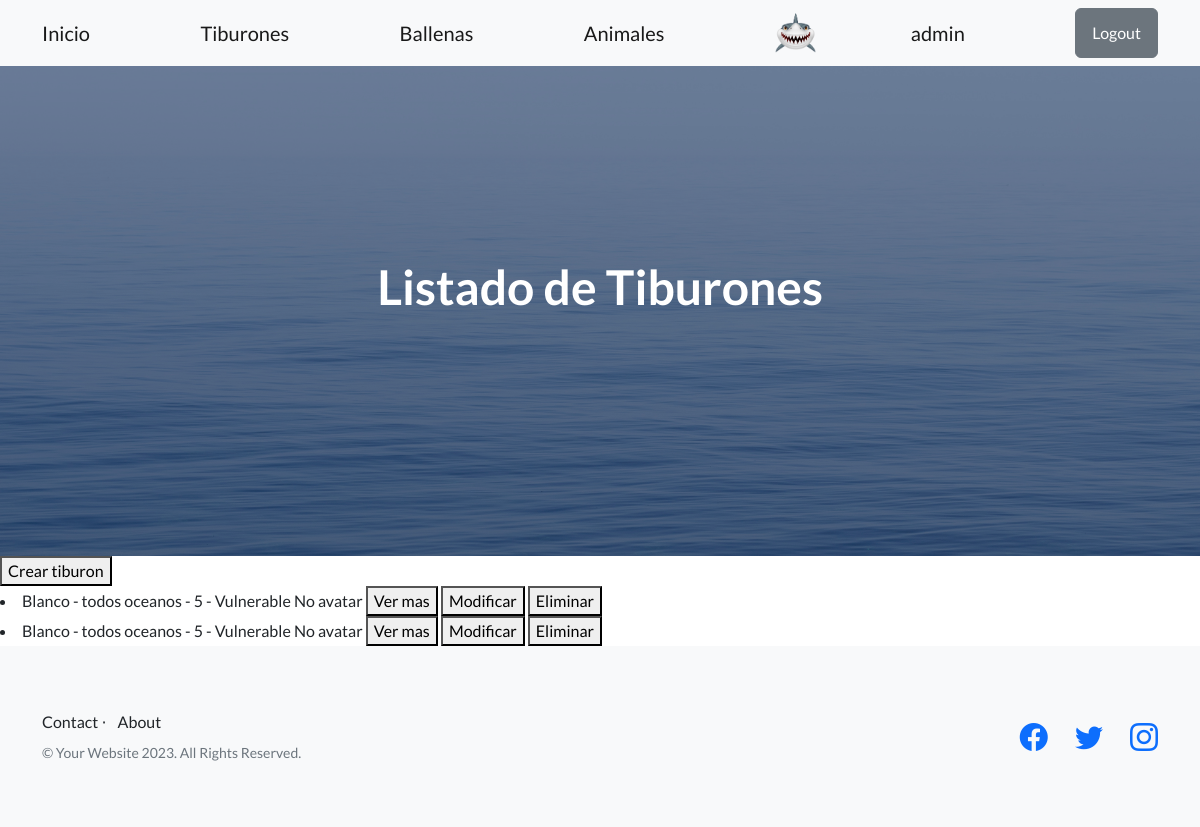
The app's page /tiburones/ (signed in), older data.
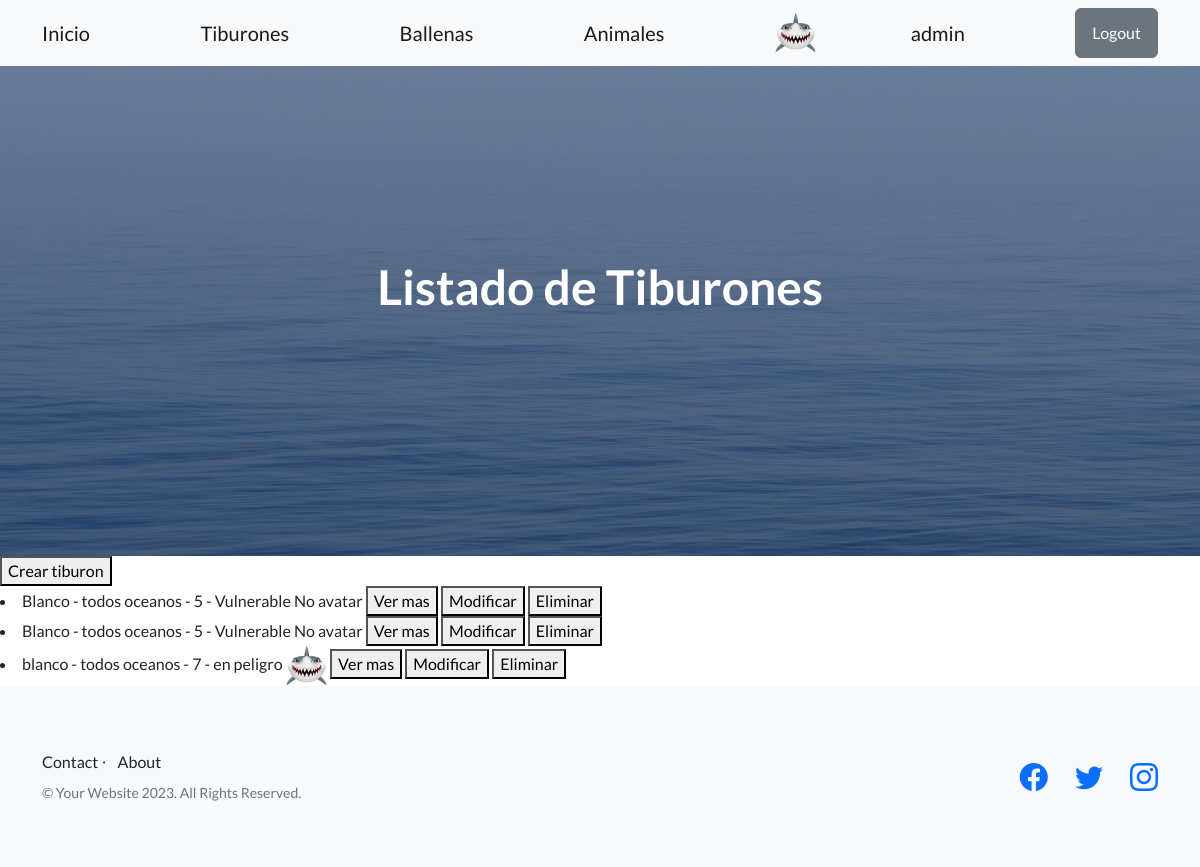
The same page, newer data.
### inicio/models.py (models this page shows, shortened)
class Tiburon(models.Model):
    tipo = models.CharField(max_length=30)
    habitat = models.CharField(max_length=30)
    tomaño = models.IntegerField()
    status = models.CharField(max_length=10)
    descripcion = models.TextField(null=True)
    avatar = models.ImageField(upload_to='inicio/static/assets', null=True, blank=True)  # Agregar el campo avatar

### inicio/views.py (the view)
# urls.py: path('tiburones/', views.ListarTiburones.as_view() , name='listar_tiburones'),
class ListarTiburones(ListView):
    model = Tiburon
    template_name = "inicio/CBV/listar_tiburones_CBV.html"
    context_object_name = 'tiburones'

### inicio/templates/inicio/CBV/listar_tiburones_CBV.html (shortened to what this page needs)
{% extends 'base.html' %}
{% block h1_header %}
Listado de Tiburones
{% endblock h1_header %}
{% block contenido %}
<button>
    <a class="navbar-brand" href= {% url 'crear_tiburon' %}>Crear tiburon </a>
</button>
{% if tiburones %}
{% for tiburon in tiburones  %}
<li>
    {{ tiburon.tipo }} - {{ tiburon.habitat }} - {{ tiburon.tomaño}} - {{ tiburon.status }}
    {% if tiburon.avatar %}
    <img src="{{ tiburon.avatar.url }}" alt="{{ tiburon.tipo }}" height="40px">
    {% else %}
    No avatar
    {% endif %}
    <button>
        <a class="navbar-brand" href="{% url 'mostrar_tiburon' tiburon.id %}">Ver mas</a>
    </button>
    <button>
        <a class="navbar-brand" href="{% url 'modificar_tiburon' tiburon.id %}">Modificar</a>
    </button>
    <button>
        <a class="navbar-brand" href="{% url 'eliminar_tiburon' tiburon.id %}">Eliminar</a>
    </button>
</li>
{% endfor %}
{% endif %}
{% endblock contenido %}

Row changes from the older to the newer data that the page shows:
added Tiburon: tipo "blanco", habitat "todos oceanos", tomaño "7", status "en peligro", avatar (picture)
